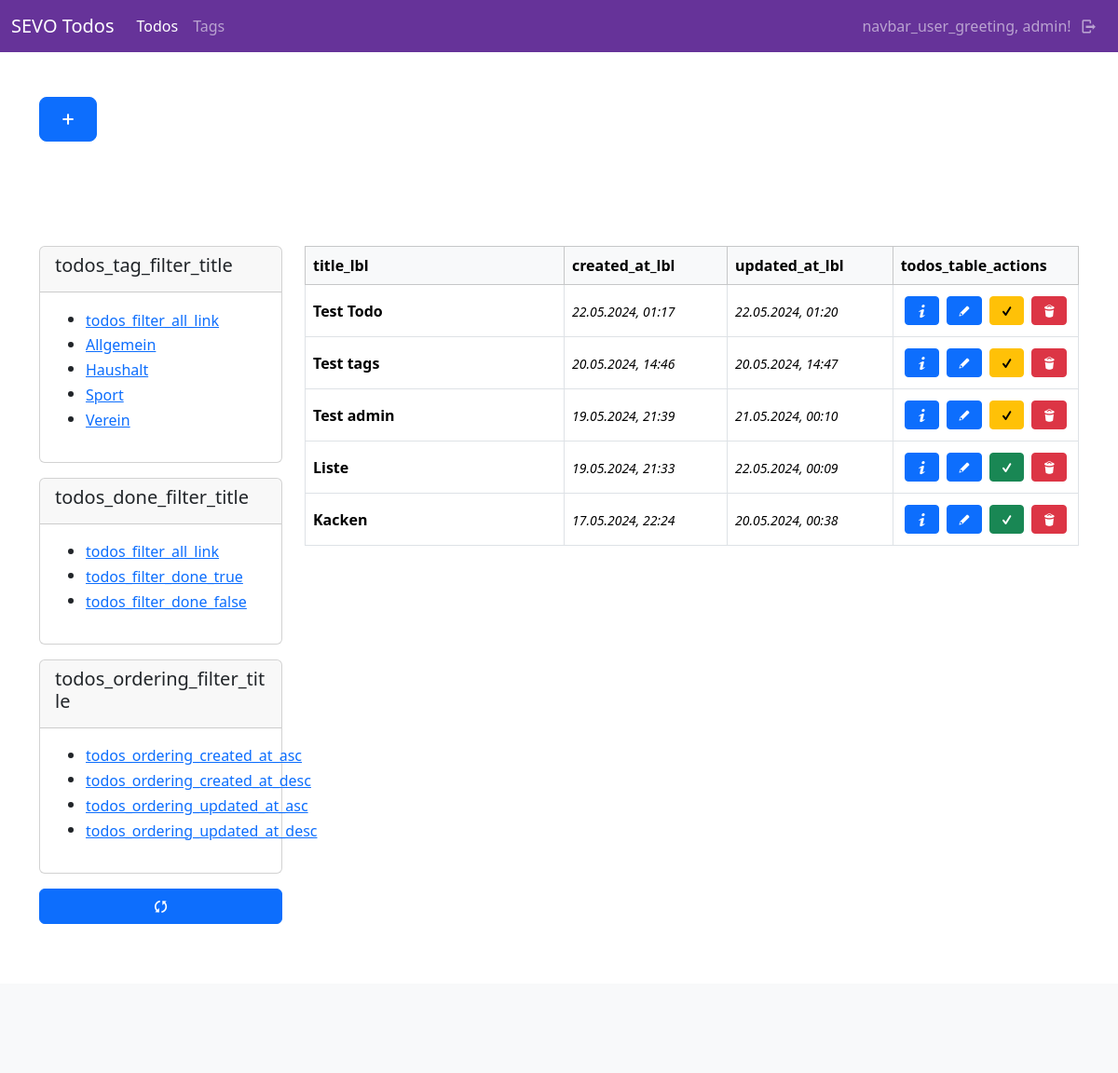
Screenshot of /todos/ (signed in) with the database file from the repository.
### todos/models.py (models this page shows, shortened)
class Todo(models.Model):
    user = models.ForeignKey(User, on_delete=models.CASCADE)
    title = models.CharField(max_length=255)
    content = tinymce_models.HTMLField()
    tags = models.ManyToManyField(Tag, blank=True)
    done = models.BooleanField(default=False)
    created_at = models.DateTimeField(auto_now_add=True)
    updated_at = models.DateTimeField(auto_now=True)
    class Meta:
        ordering = ["-created_at"]
        pass

class Tag(models.Model):
    user = models.ForeignKey(User, on_delete=models.CASCADE)
    name = models.CharField(max_length=100)
    class Meta:
        ordering = ["name"]

### todos/views/todo_views.py (the view, shortened to what this page needs)
# urls.py: path("", todo_views.index, name="todos-index"),
@login_required(login_url="sevo-auth-login")
def index(request):
    current_user = request.user
    url = reverse("todos-index")
    filter_tag = request.GET.get("tag")
    filter_done = request.GET.get("done")
    filter_order = request.GET.get("order")
    print(f"tag: {filter_tag}")
    print(f"done: {filter_done}")
    print(f"order: {filter_order}")
    order_str = "-created_at"
    todos = models.Todo.objects.filter(user=current_user).order_by(order_str)
    tags = models.Tag.objects.filter(user=current_user)
    if filter_tag != None and filter_tag != "all":
        try:
            todos = todos.filter(tags__id=int(filter_tag))
        except:
            return HttpResponseRedirect(url)
    done_todos = todos.filter(done=True)
    not_done_todos = todos.filter(done=False)
    return render(request, "todos/todo/index.html", {
        "title": _("todos_index_title"),
        "todos": todos,
        "done_todos": done_todos,
        "not_done_todos": not_done_todos,
        "tags": tags
    })

### todos/templates/todos/todo/index.html (shortened to what this page needs)
{% extends "base_sidebar.html" %}
{% load i18n %}
{% load static %}
{% block header %}
    <div class="container">
        <div class="row py-5">
            <div class="col-lg-12">
                <a class="btn btn-primary btn-lg mb-3" href="{% url "todos-new" %}"><i class="demo-icon icon-plus"></i></a>
            </div>
        </div>
    </div>
{% endblock %}
{% block main %}
    <div>
        {% if todos %}
            {% include "todos/todo/partials/_table_list.html" with todos=todos %}
        {% else %}
            <p>{% trans "todos_none_todos" %}</p>
        {% endif %}
    </div>
{%  endblock %}
{% block side %}
    <div id="filter-section">
        <div class="card mb-3">
            <div class="card-header">
                <h5>
                    {% trans "todos_tag_filter_title" %}
                </h5>
            </div>
            <div class="card-body">
                {% include "todos/todo/partials/_tag_filter.html" %}
            </div>
        </div>
        <div class="card mb-3">
            <div class="card-header">
                <h5>
                    {% trans "todos_done_filter_title" %}
                </h5>
            </div>
            <div class="card-body">
                {% include "todos/todo/partials/_done_filter.html" %}
            </div>
        </div>
        <div class="card mb-3">
            <div class="card-header">
                <h5>
                    {% trans "todos_ordering_filter_title" %}
                </h5>
            </div>
            <div class="card-body">
                {% include "todos/todo/partials/_ordering_filter.html" %}
            </div>
        </div>
        <div class="mb-3">
            <a class="btn btn-primary w-100" href="{% url "todos-index" %}"><i class="demo-icon icon-arrows-ccw"></i></a>
        </div>
    </div>
{% endblock %}

### templates/partials/_navbar.html (shortened to what this page needs)
{% load i18n %}
<nav class="navbar navbar-expand-lg navbar-dark bg-rebecca-purple">
    <div class="container-fluid">
        <a class="navbar-brand" href="/">SEVO Todos</a>
        <div class="collapse navbar-collapse" id="navbarContent">
            <ul class="navbar-nav me-auto mb-2 mb-lg-0">
                {% if user.is_authenticated %}
                <li class="nav-item">
                    <a class="nav-link{% if "todos" in request.path %} active{% endif %}"{% if "todos" in request.path %} aria-current="page"{% endif %} href="{% url "todos-index" %}">Todos</a>
                </li>
                {% endif %}
                {% if user.is_authenticated %}
                <li class="nav-item">
                    <a class="nav-link{% if "tag" in request.path %} active{% endif %}"{% if "tag" in request.path %} aria-current="page"{% endif %} href="{% url "todos-tag-index" %}">Tags</a>
                </li>
                {% endif %}
            </ul>
            {% if user.is_authenticated %}
                <span class="navbar-text navbar-dark">{% trans "navbar_user_greeting" %}, {{ user }}!</span>
            {% endif %}
            <ul class="navbar-nav mb-2 mb-lg-0">
                {% if user.is_authenticated %}
                    <li class="nav-item">
                        <a class="nav-link" href="{% url "sevo-auth-logout" %}"><i class="demo-icon icon-logout"></i></a>
                    </li>
                {% else %}
                    <li class="nav-item">
                        <a class="nav-link {% if "login" in request.path %} active{% endif %}"{% if "members" in request.path %} aria-current="page"{% endif %} href="{% url "sevo-auth-login" %}"><i class="demo-icon icon-user"></i></a>
                    </li>
                {% endif %}
            </ul>
        </div>
    </div>
</nav>

### todos/templates/todos/todo/partials/_table_list.html
{% load i18n %}
<div class="table-responsive">
    <table class="table table-bordered align-middle">
        <thead class="table-light">
        <tr>
            <th scope="col">{% trans "title_lbl" %}</th>
            <th scope="col">{% trans "created_at_lbl" %}</th>
            <th scope="col">{% trans "updated_at_lbl" %}</th>
            <th scope="col">{% trans "todos_table_actions" %}</th>
        </tr>
        </thead>
        <tbody>
            {% for todo in todos %}
                <tr>
                    <th scope="row" class="w-50">
                        {{ todo.title }}
                    </th>
                    <td class="w-25"><time><small><i>{{ todo.created_at|date:"d.m.Y, H:i" }}</i></small></time></td>
                    <td class="w-25"><time><small><i>{{ todo.updated_at|date:"d.m.Y, H:i" }}</i></small></time></td>
                    <td class="w-auto">
                        <div class="d-flex justify-content-center align-content-center">
                            <a class="btn btn-primary btn-sm d-block m-1" href="{% url "todos-detail" id=todo.id %}"><i class="demo-icon icon-info"></i></a>
                            <a class="btn btn-primary btn-sm d-block m-1" href="{% url "todos-update" id=todo.id %}"><i class="demo-icon icon-pencil"></i></a>
                            <a class="btn {% if todo.done %}btn-success{% else %}btn-warning{% endif %} btn-sm d-block m-1" href="{% url "todos-done" id=todo.id %}"><i class="demo-icon icon-check"></i></a>
                            <a class="btn btn-danger btn-sm d-block m-1" href="{% url "todos-delete" id=todo.id %}"><i class="demo-icon icon-trash"></i></a>
                        </div>
                    </td>
                </tr>
            {% endfor %}
        </tbody>
    </table>
</div>

### todos/templates/todos/todo/partials/_tag_filter.html
{% load i18n %}
<div>
    <ul>
        <li>
            <button class="btn btn-link p-0 text-start" type="button" data-filter-key="tag" data-filter-value="all">{% trans "todos_filter_all_link" %}</button>
        </li>
    {% for tag in tags %}
        <li>
            <button class="btn btn-link p-0 text-start" type="button" data-filter-key="tag" data-filter-value="{{ tag.id }}">{{ tag.name }}</button>
        </li>
    {% endfor %}
</div>

### static/css/style.css (style rules this page uses)
.bg-rebecca-purple { background-color: rebeccapurple; }

### rows the page displays
Todo: title "Test Todo", created_at "22.05.2024, 01:17", updated_at "22.05.2024, 01:20"
Todo: title "Test tags", created_at "20.05.2024, 14:46", updated_at "20.05.2024, 14:47"
Todo: title "Test admin", created_at "19.05.2024, 21:39", updated_at "21.05.2024, 00:10"
Todo: title "Liste", created_at "19.05.2024, 21:33", updated_at "22.05.2024, 00:09"
Todo: title "Kacken", created_at "17.05.2024, 22:24", updated_at "20.05.2024, 00:38"
Tag: {{ tag.id }} 4 (drawn), name "Allgemein"
Tag: {{ tag.id }} 2 (drawn), name "Haushalt"
Tag: {{ tag.id }} 1 (drawn), name "Sport"
Tag: {{ tag.id }} 3 (drawn), name "Verein"

### other values shown
{{ user }} "admin"
